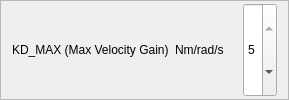
                        <widget class="QFrame" name="frame_46">
                         <property name="frameShape">
                          <enum>QFrame::StyledPanel</enum>
                         </property>
                         <property name="frameShadow">
                          <enum>QFrame::Raised</enum>
                         </property>
                         <layout class="QHBoxLayout" name="horizontalLayout_27">
                          <property name="topMargin">
                           <number>2</number>
                          </property>
                          <property name="bottomMargin">
                           <number>2</number>
                          </property>
                          <item>
                           <widget class="QLabel" name="label_45">
                            <property name="sizePolicy">
                             <sizepolicy hsizetype="Preferred" vsizetype="Preferred">
                              <horstretch>4</horstretch>
                              <verstretch>0</verstretch>
                             </sizepolicy>
                            </property>
                            <property name="text">
                             <string>KD_MAX (Max Velocity Gain)</string>
                            </property>
                           </widget>
                          </item>
                          <item>
                           <widget class="QLabel" name="label_46">
                            <property name="sizePolicy">
                             <sizepolicy hsizetype="Preferred" vsizetype="Preferred">
                              <horstretch>1</horstretch>
                              <verstretch>0</verstretch>
                             </sizepolicy>
                            </property>
                            <property name="text">
                             <string>Nm/rad/s</string>
                            </property>
                           </widget>
                          </item>
                          <item>
                           <widget class="QLabel" name="label_kd_max">
                            <property name="sizePolicy">
                             <sizepolicy hsizetype="Preferred" vsizetype="Preferred">
                              <horstretch>1</horstretch>
                              <verstretch>0</verstretch>
                             </sizepolicy>
                            </property>
                            <property name="text">
                             <string/>
                            </property>
                           </widget>
                          </item>
                          <item>
                           <widget class="QDoubleSpinBox" name="spin_kd_max">
                            <property name="sizePolicy">
                             <sizepolicy hsizetype="Minimum" vsizetype="Minimum">
                              <horstretch>1</horstretch>
                              <verstretch>0</verstretch>
                             </sizepolicy>
                            </property>
                            <property name="decimals">
                             <number>0</number>
                            </property>
                            <property name="maximum">
                             <double>5.000000000000000</double>
                            </property>
                            <property name="value">
                             <double>5.000000000000000</double>
                            </property>
                           </widget>
                          </item>
                         </layout>
                        </widget>
